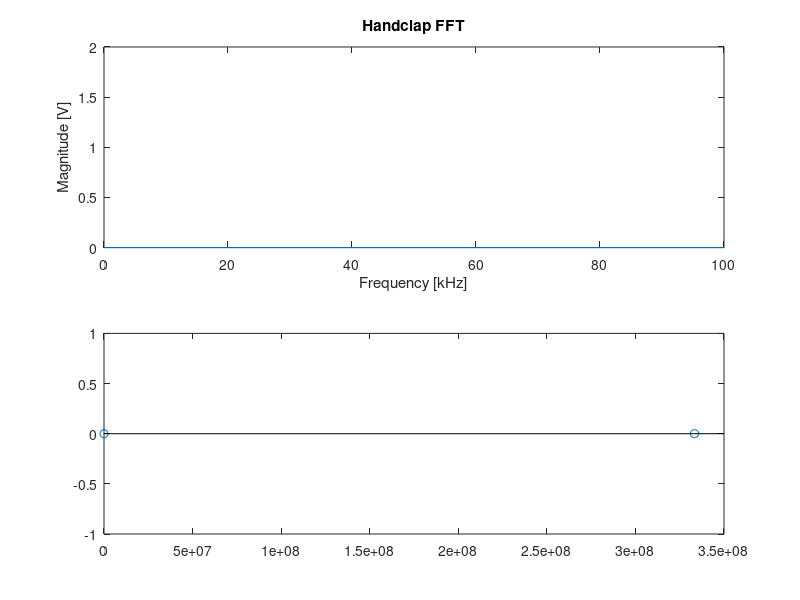

The MATLAB source for this figure:
%Lachlan McDermott
%Lab 5 Underwater accoustics - Part 3
%2/22/2026

clear; 
clc;

%intake data
samplingFrequency = 1e9; %Frequency used on the scope
data = [0, 0, 0];

%compute fft
xAxis = (0:length(data)-1) * (samplingFrequency / length(data)); 
fft = fft(data);
fftToPlot = 2 * (abs(fft) / length(data));


%plot fft and stem plot
figure('Name', 'Handclap FFT');

subplot(2,1,1);
grid on;
plot(xAxis / 1000, fftToPlot);
xlim([0 100]); %100 kHz window
ylim([0, 2]);
title('Handclap FFT');
xlabel('Frequency [kHz]');
ylabel('Magnitude [V]');

%stem plot stuff
L = length(data);
f = samplingFrequency*(0:(L/2))/L;
P2 = abs(fft/L);
P1 = P2(1:L/2+1);
P1(2:end-1) = 2*P1(2:end-1);

subplot(2,1,2); 
stem(f , P1);
